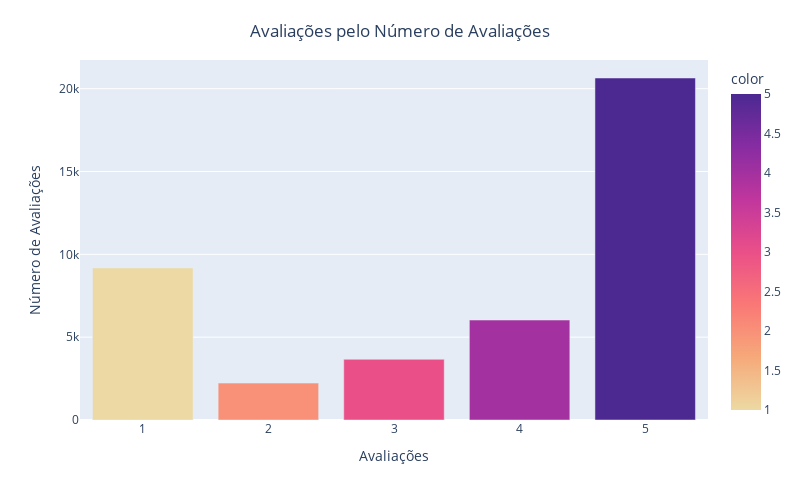

Notebook code for this chart:
### Markdown cell above
<h2> Plotando o gráfico de distribuição das notas dos clientes [1,5]</h2>

### Code cell
def plotBars(data, x_title, y_title):
    fig = px.bar(x=np.unique(data["label"]),
                 y=[list(data["label"]).count(i)
                    for i in np.unique(data["label"])],
                 color=np.unique(data["label"]),
                 color_continuous_scale=px.colors.carto.Agsunset_r)

    fig.update_xaxes(title=x_title)
    fig.update_yaxes(title=y_title)
    fig.update_layout(showlegend=True,
                      autosize=False,
                      width=800,
                      height=500,
                      title={
                          'text': f'{x_title} pelo {y_title}',
                          'y': 0.95,
                          'x': 0.5,
                          'xanchor': 'center',
                          'yanchor': 'top'},
                      )
    fig.show()


plotBars(data_cat, 'Avaliações', 'Número de Avaliações')

### Figure 1 — Plotly figure (JSON) as saved in the notebook; plotly's stock layout.template omitted (floating-point values rounded to 4 significant figures)
{"data": [{"alignmentgroup": "True", "hovertemplate": "x=%{x}<br>y=%{y}<br>color=%{marker.color}<extra></extra>", "legendgroup": "", "marker": {"color": [1, 2, 3, 4, 5, null], "coloraxis": "coloraxis", "pattern": {"shape": ""}}, "name": "", "offsetgroup": "", "orientation": "v", "showlegend": false, "textposition": "auto", "type": "bar", "x": [1, 2, 3, 4, 5, null], "xaxis": "x", "y": [9178, 2229, 3665, 6034, 20645, 0], "yaxis": "y"}], "layout": {"autosize": false, "barmode": "relative", "coloraxis": {"colorbar": {"title": {"text": "color"}}, "colorscale": [[0, "rgb(237, 217, 163)"], [0.1667, "rgb(246, 169, 122)"], [0.3333, "rgb(250, 120, 118)"], [0.5, "rgb(234, 79, 136)"], [0.6667, "rgb(192, 54, 157)"], [0.8333, "rgb(135, 44, 162)"], [1, "rgb(75, 41, 145)"]]}, "height": 500, "legend": {"tracegroupgap": 0}, "margin": {"t": 60}, "showlegend": true, "title": {"text": "Avaliações pelo Número de Avaliações", "x": 0.5, "xanchor": "center", "y": 0.95, "yanchor": "top"}, "width": 800, "xaxis": {"anchor": "y", "domain": [0, 1], "title": {"text": "Avaliações"}}, "yaxis": {"anchor": "x", "domain": [0, 1], "title": {"text": "Número de Avaliações"}}}}
